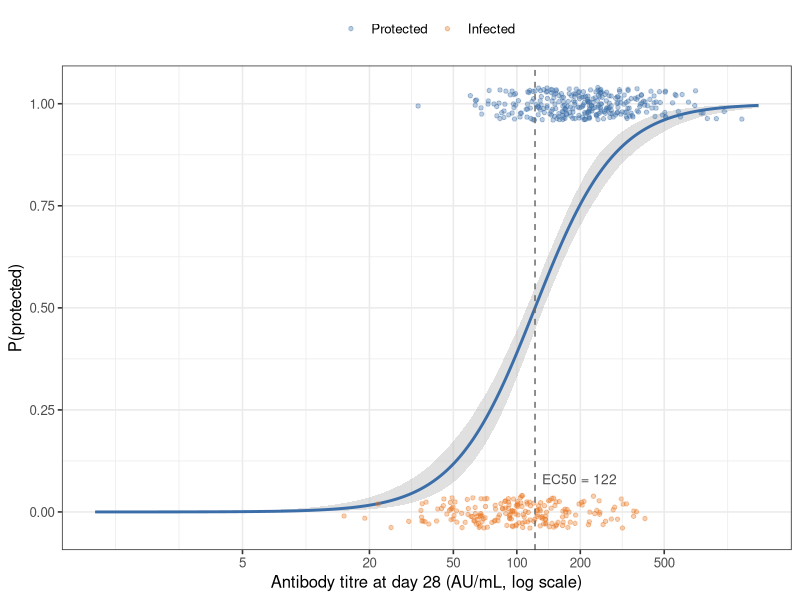

Write the R code that produced this figure. (Note: this script raises an error after producing the figure.)
## ---- chunk 1
library(deSolve)
library(ggplot2)
library(dplyr)
library(tidyr)
library(patchwork)
theme_set(theme_bw(base_size = 12))

# Within-host ODE from Post 1 (reproduced here for self-containment)
withinhost_vax <- function(t, state, parms) {
  with(as.list(c(state, parms)), {
    list(c(
      -delta_A * A,
      kS * A * (1 + phi_S * M) - delta_S * S,
      kL * A * (1 + phi_L * M) - delta_L * L,
      eps * S - delta_M * M,
      rS * S + rL * L - delta_Ab * Ab
    ))
  })
}

parms_wh <- c(
  delta_A = 0.30, delta_S = 0.15, delta_L = 0.003, delta_M = 0.004,
  delta_Ab = 0.018, kS = 5.0, kL = 0.5, rS = 2.0, rL = 5.0,
  eps = 0.05, phi_S = 3.0, phi_L = 8.0
)
state0   <- c(A = 1, S = 0, L = 0, M = 0, Ab = 0)
times_wh <- seq(0, 365, by = 0.5)
dose2    <- data.frame(var = "A", time = 21, value = 1, method = "add")

out_pb <- as.data.frame(ode(y = state0, times = times_wh,
                             func = withinhost_vax, parms = parms_wh,
                             events = list(data = dose2)))
## ---- chunk 2
set.seed(2024)
n_trial <- 500

# Titre distribution (log-normal; median ≈ 150 AU/mL, ~4-fold inter-individual spread)
mu_log    <- log(150)
sigma_log <- 0.7
titre_obs <- rlnorm(n_trial, meanlog = mu_log, sdlog = sigma_log)

# True CoP parameters (ground truth; inspired by Khoury et al. 2021)
EC50_true <- 120
k_true    <- 2.2

hill_p <- function(T, EC50, k) T^k / (T^k + EC50^k)

p_protect_true <- hill_p(titre_obs, EC50_true, k_true)
infected       <- rbinom(n_trial, 1, prob = 1 - p_protect_true)  # 1 = infected

cat(sprintf(
  "Trial: %d participants, %d infected (%.1f%%), %d protected (%.1f%%)\n",
  n_trial, sum(infected), 100 * mean(infected),
  sum(infected == 0), 100 * mean(infected == 0)
))
## ---- chunk 3
neg_ll <- function(params) {
  EC50 <- exp(params[1])
  k    <- exp(params[2])
  p    <- hill_p(titre_obs, EC50, k)
  ll   <- sum(log(ifelse(infected == 0, p, 1 - p) + 1e-12))
  -ll
}

opt <- optim(c(log(100), log(2)), neg_ll, method = "BFGS", hessian = TRUE)

EC50_hat <- exp(opt$par[1])
k_hat    <- exp(opt$par[2])

cat(sprintf("True:      EC50 = %.1f,  k = %.2f\n", EC50_true, k_true))
cat(sprintf("Estimated: EC50 = %.1f, k = %.2f\n", EC50_hat,  k_hat))
## ---- chunk 4
set.seed(99)
n_boot <- 1000

boot_pars <- t(replicate(n_boot, {
  idx <- sample(n_trial, n_trial, replace = TRUE)
  neg_ll_b <- function(params) {
    EC50 <- exp(params[1]); k <- exp(params[2])
    p    <- hill_p(titre_obs[idx], EC50, k)
    -sum(log(ifelse(infected[idx] == 0, p, 1 - p) + 1e-12))
  }
  res <- tryCatch(
    optim(opt$par, neg_ll_b, method = "BFGS")$par,
    error = function(e) opt$par
  )
  exp(res)
}))

ci_EC50 <- quantile(boot_pars[, 1], c(0.025, 0.975))
ci_k    <- quantile(boot_pars[, 2], c(0.025, 0.975))

cat(sprintf("EC50: %.1f  (95%% CI: %.1f – %.1f)\n", EC50_hat, ci_EC50[1], ci_EC50[2]))
cat(sprintf("k:    %.2f  (95%% CI: %.2f – %.2f)\n", k_hat,    ci_k[1],    ci_k[2]))
## ---- chunk 5
titre_seq <- exp(seq(log(1), log(max(titre_obs) * 1.2), length.out = 400))

# Bootstrap uncertainty band
band_mat <- apply(boot_pars, 1, function(p) hill_p(titre_seq, p[1], p[2]))
p_lo <- apply(band_mat, 1, quantile, 0.025)
p_hi <- apply(band_mat, 1, quantile, 0.975)

df_curve <- tibble(
  titre  = titre_seq,
  p_fit  = hill_p(titre_seq, EC50_hat, k_hat),
  p_lo   = p_lo,
  p_hi   = p_hi
)

df_pts <- tibble(
  titre    = titre_obs,
  outcome  = factor(ifelse(infected == 0, "Protected", "Infected"),
                    levels = c("Protected", "Infected")),
  y_jitter = ifelse(infected == 0, 1, 0) + runif(n_trial, -0.04, 0.04)
)

ggplot() +
  geom_ribbon(data = df_curve,
              aes(x = titre, ymin = p_lo, ymax = p_hi),
              fill = "grey70", alpha = 0.4) +
  geom_line(data = df_curve, aes(x = titre, y = p_fit),
            colour = "#3B6EA8", linewidth = 1.0) +
  geom_point(data = df_pts,
             aes(x = titre, y = y_jitter, colour = outcome),
             alpha = 0.35, size = 1.2) +
  geom_vline(xintercept = EC50_hat, linetype = "dashed", colour = "grey40") +
  annotate("text", x = EC50_hat * 1.08, y = 0.08,
           label = sprintf("EC50 = %.0f", EC50_hat),
           colour = "grey30", size = 3.5, hjust = 0) +
  scale_x_log10(breaks = c(5, 20, 50, 100, 200, 500),
                labels = c("5", "20", "50", "100", "200", "500")) +
  scale_colour_manual(values = c("Protected" = "#3B6EA8", "Infected" = "#E87722")) +
  labs(x = "Antibody titre at day 28 (AU/mL, log scale)",
       y = "P(protected)",
       colour = NULL) +
  theme(legend.position = "top")
## ---- chunk 6
set.seed(777)
n_vp <- 300

# Log-normal multiplier on kS: ~2-fold individual variation in peak titre
kS_mult <- rlnorm(n_vp, meanlog = 0, sdlog = 0.45)

# Simulate ODE for each virtual patient; extract peak titre
vp_peaks <- vapply(kS_mult, function(m) {
  p_i <- parms_wh
  p_i["kS"] <- parms_wh["kS"] * m
  out_i <- as.data.frame(ode(y = state0, times = times_wh,
                              func = withinhost_vax, parms = p_i,
                              events = list(data = dose2)))
  max(out_i$Ab) * scale_fac   # convert to titre units
}, numeric(1))

# Protection probability at peak titre for each virtual patient
vp_protect <- hill_p(vp_peaks, EC50_hat, k_hat)
## ---- chunk 7
sessionInfo()
